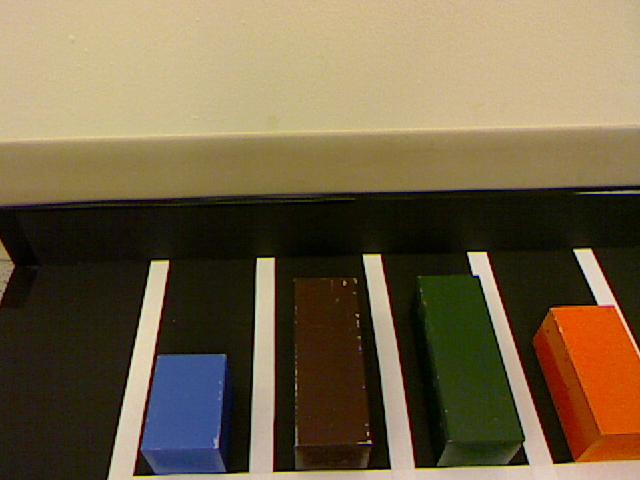
#> input picture PyCVSandbox/pyBlockDetection/pic1.jpg, 640 x 480 px, given in place of vid-01.mpeg, which was not available
$ python cmykForVideo.py ../../PyCVSandbox/pyBlockDetection/pic1.jpg   (Python 2 division)   (older library calls are emulated)
#> lines starting #> are read from the running program, lines starting #| are printed output that depends on the picture; after the words box and inside, x2 and y2 are one past the last pixel; in counts of white or black regions, pixels touching at a corner belong together; pictures that were not available may be replaced by others from this repository, and a replacement may not be noted
#> further down, frame is the input picture: shape (480, 640, 3); mean B, G, R 70.9, 98.8, 114.6
#> (key Esc is pressed here)
### qwe/vision/util.py
"""
Utility classes and functions.
"""

import os
import numpy as np

try:
  import cv2
  from cv2 import cv
except ImportError:
  print "You need OpenCV to use vision modules, sorry."
  sys.exit(1)

image_file_exts = ("png", "jpg", "jpeg", "tiff", "bmp", "gif")  # file extensions that indicate image files

class Enum(tuple):
  """Simple enumeration type based on tuple with indices as integer values."""

  __getattr__ = tuple.index

  fromString = tuple.index

  def toString(self, value):
    return self[value]


class KeyCode:
    """Utility class to manage special keys and other keyboard input."""

    NUM_LOCK  = 0x100000  # status
    SHIFT     = 0x010000  # combo
    CAPS_LOCK = 0x020000  # status
    CTRL      = 0x040000  # combo
    ALT       = 0x080000  # combo
    SPECIAL   = 0x00ff00  # key down: CTRL, SHIFT, ALT, SUPER, NUM_LOCK, CAPS_LOCK, Fn etc.

    # [33 lines left out: functions describeKey, log_str, not called in this run]


def log(obj, func, msg):
    """Log a message composed using log_str() to stdout."""
    print log_str(obj, func, msg)


def getFileExtension(filename):
    """Return the extension part of a filename, sans period, in lowercase."""
    return os.path.splitext(filename)[1][1:].strip().lower()


def isImageFile(filename):
    """Decides whether given filename represents an image file type (solely based on extension."""
    return getFileExtension(filename) in image_file_exts


def cvtColorBGR2CMYK_(imageBGR):
  """
  Convert a BGR image to CMYK and return separate color channels as 4-tuple.
  Usage: C, M, Y, K = cvtColorBGR2CMYK_(imageBGR)
  """
  imageBGRScaled = imageBGR / 255.0  # scale to [0,1] range
  B, G, R = cv2.split(imageBGRScaled)  # split channels
  I = np.ones((imageBGRScaled.shape[0], imageBGRScaled.shape[1]))  # identity matrix
  K = I - imageBGRScaled.max(axis=2) - 0.001  # -0.001 is to prevent divide by zero in later steps
  C = (I - R - K) / (I - K)
  M = (I - G - K) / (I - K)
  Y = (I - B - K) / (I - K)
  return C, M, Y, K  # return 4 separate arrays


# [15 lines left out: functions cvtColorBGR2CMYK, rotateImage, not called in this run]

### qwe/vision/cmykForVideo.py
import numpy as np

try:
  import cv2
  from cv2 import cv
except ImportError:
  print "You need OpenCV to use vision modules, sorry."
  sys.exit(1)

import util as util
import random
import sys

#Make the back ground uniformly black
def getUniformBackGround(img, K):
	K1 = np.uint8(K*255)
	invK = 255 - K1
	_,bw = cv2.threshold(invK, 50, 255, cv2.THRESH_BINARY) # 77 = 0.3 default , 50 - low light, other values = 40
	bw3 = cv2.merge([bw, bw, bw])
	imgNoBgnd = cv2.bitwise_and(img, bw3) #final in matlab

	#debug
	#cv2.imshow("ininvKK",invK)
	#cv2.imshow("bw",bw)
	#cv2.imshow("imgNoBgnd",imgNoBgnd)

	return imgNoBgnd


#Extract Only White Lines
def getWhiteLines(C, M, Y, K):
	sumImg = np.uint8((C + M + Y + K)*255/4)
	white = cv2.erode(sumImg, cv2.getStructuringElement(cv2.MORPH_ELLIPSE, (15,15))) # (10, 10) works
	_,whiteLines = cv2.threshold(white, 45, 255, cv2.THRESH_BINARY) #thresh = 35  works, other values: 25,

	#debug
	#cv2.imshow("sumImg1",sumImg)
	#cv2.imshow("white",white)
	#cv2.imshow("white lines",whiteLines)

	return whiteLines


def getRects(img, ctrs):
	i = 1
	rectList = []

	for ct in ctrs[0]:
		x, y, w, h = cv2.boundingRect(ct)

		#process only vertical rectagles (ie, w<h) with w and h > 1
		if w < h and w > 30 and h > 70:
			#print i, ". ", len(ct), " -- ", cv2.boundingRect(ct), (x+w/2), cv2.minAreaRect(ct)
			rectList.append([cv2.boundingRect(ct), cv2.minAreaRect(ct)])
			clr=(random.randrange(0,255),random.randrange(0,255),random.randrange(0,255))
			#cv2.drawContours(image=img, contours=ct, contourIdx=-1, color=clr , thickness=-1)
			cv2.rectangle(img, (x,y), (x+w,y+h), clr, 5)
			#cv2.fillConvexPoly(img, ct, clr)
			cv2.rectangle(img, (x+w/2-3,y), (x+w/2+3,y+h), (255,255,255), -1)
			cv2.rectangle(img, (x,y+h/2-3), (x+w,y+h/2+3), (255,255,255), -1)

			if (x < 320) and ((x+w) > 320):
				length = ""
				if h > 173:
					length = "large"
				elif h > 140:
					length = "medium"
				elif h > 100:
					length = "small"
				print i, " : ", cv2.boundingRect(ct), " -- ", length, "---", x, x+w, y, h

			rotRect = cv2.minAreaRect(ct)
			box = cv2.cv.BoxPoints(rotRect)
			box = np.int0(box)
			#print box
			cv2.drawContours(img, [box], 0, (0,0,255),2)
			#cv2.imshow("asdsdasdadasdasd",img)
			#key = cv2.waitKey(1000)
			i = i + 1
	cv2.rectangle(img, (318,0), (322,640), (255,255,255), -1)
	cv2.imshow("Output",img)
	#print "done"

	## sort rectList by the first tuple - so that they are from left to right in image.
	rectList.sort(key=lambda tup: tup[0])

	return rectList


def process(img, blocks):
	cv2.imshow("img", img)
	cv2.imshow("blocks", blocks)
	C, M, Y, K = util.cvtColorBGR2CMYK_(blocks) #convert to CMYK
	#imgNoBgnd = getUniformBackGround(img, K) #get uniform background
	#cv2.imshow("imgnobgnd", imgNoBgnd)
	invWhiteLines = getWhiteLines(C, M, Y, K) #get only white lines
	#cv2.imshow("White Lines", invWhiteLines)

	#remove white lines from image
	invWhite3 = cv2.merge([invWhiteLines, invWhiteLines, invWhiteLines])
	#imgBlocks = cv2.bitwise_and(imgNoBgnd, invWhite3)
	imgBlocks = cv2.bitwise_and(img, invWhite3)
	#imgBlocks = blocks
	#find the blocks in imgBlocks
	imgray = cv2.cvtColor(imgBlocks,cv.CV_RGB2GRAY);
	cv2.imshow("grayscale for blocks", imgray)
	_,imbw = cv2.threshold(imgray, 0, 255, cv2.THRESH_BINARY)
	cv2.imshow("bw for blocks", imbw)
	#cv2.imshow("img Blocks", imgBlocks)
	ctrs = cv2.findContours(imbw, cv2.RETR_LIST , cv2.CHAIN_APPROX_SIMPLE);
	#imgCopy = img
	rectList = getRects(img, ctrs) #img


	#print "B:\tG:\tR:"
	for i in range(len(rectList)):
		#print rectList[i]

		#(x,y),(w,h),t = rectList[i][1]
		#print x,y,w,h,t
		#x,y,w,h = rectList[i][0]

		rec = np.asarray(cv.GetSubRect(cv.fromarray(imgBlocks),rectList[i][0]))
		cv2.imshow(str(i), rec)
		# [10 lines of commented-out code are left out]


def showHist(img,i):
	h = np.zeros((300,256,3))
	b,g,r = img[:,:,0],img[:,:,1],img[:,:,2]
	bins = np.arange(257)
	bin = bins[0:-1]
	color = [ (255,0,0),(0,255,0),(0,0,255) ]
	#print cv2.mean(b),"\t", cv2.mean(g),"\t", cv2.mean(r)
	for item,col in zip([b,g,r],color):
		N,bins = np.histogram(item,bins)
		v=N.max()
		N = np.int32(np.around((N*255)/v))
		N=N.reshape(256,1)
		pts = np.column_stack((bin,N))
		cv2.polylines(h,[pts],False,col,2)

	h=np.flipud(h)

	cv2.imshow("img--"+str(i),h)

	hsv = cv2.cvtColor(img,cv.CV_BGR2HSV)
	h,s,v=cv2.split(hsv)
	print cv2.mean(h),"\t", cv2.mean(s),"\t", cv2.mean(v)


def hsv(img):
	hsv = cv2.cvtColor(img,cv.CV_BGR2HSV)
#> hsv: shape (480, 640, 3); mean H, S, V 26.6, 136.8, 117.7
	h,s,v=cv2.split(hsv)
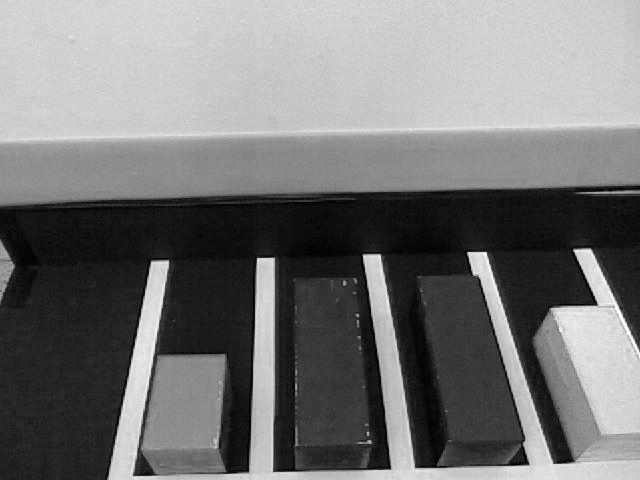
#> v: shape (480, 640); min 0, max 255, mean 117.7
	# [4 lines of commented-out code are left out]

	_,imbws = cv2.threshold(s, 60, 255, cv2.THRESH_BINARY_INV)
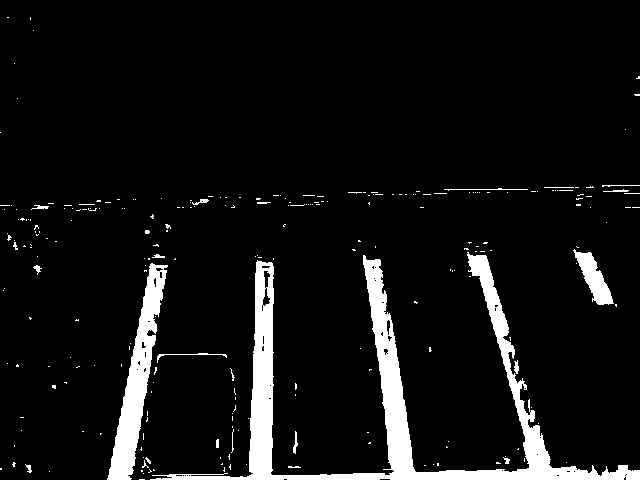
#> imbws: shape (480, 640); 7.2% white; 247 white regions (225 under 20 px), largest, box (x1, y1, x2, y2) and area: (150, 252, 640, 480) 15106, (107, 263, 168, 480) 4276, (573, 249, 614, 305) 952
	_,imbwv = cv2.threshold(v, 100, 255, cv2.THRESH_BINARY)
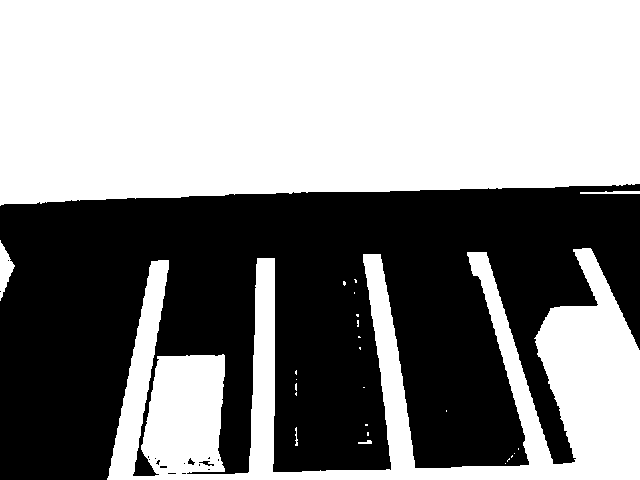
#> imbwv: shape (480, 640); 55.6% white; 17 black regions (14 under 20 px), largest, box (x1, y1, x2, y2) and area: (0, 184, 640, 480) 136250, (199, 461, 214, 466) 34, (188, 458, 195, 465) 26
	imbw = imbws & imbwv
#> imbw: shape (480, 640); 6.6% white; 57 white regions (51 under 20 px), largest, box (x1, y1, x2, y2) and area: (150, 252, 640, 480) 14854, (107, 263, 168, 480) 4259, (573, 249, 614, 305) 904, (514, 360, 519, 374) 47, (216, 439, 219, 448) 26, (295, 432, 298, 446) 22
	#cv2.imshow("imbws",imbws)
	#cv2.imshow("imbwv",imbwv)
	#cv2.imshow("imbw",imbw)
	s1 = cv2.bitwise_and(s, imbw)
	h1 = cv2.bitwise_and(h, imbw)
	v1 = cv2.bitwise_and(v, imbw)

	_, imBlackv = cv2.threshold(v, 200, 255, cv2.THRESH_BINARY_INV) #75
#> imBlackv: shape (480, 640); 68.6% white; 172 black regions (163 under 20 px), largest, box (x1, y1, x2, y2) and area: (0, 0, 640, 142) 74089, (555, 250, 640, 434) 8233, (361, 252, 640, 480) 5734
	#cv2.imshow("imBlackV", imBlackv)
	imBlack = 255-(imbws & imBlackv)
#> imBlack: shape (480, 640); 96.8% white; 342 black regions (305 under 20 px), largest, box (x1, y1, x2, y2) and area: (363, 257, 410, 470) 3043, (249, 340, 273, 474) 2012, (483, 289, 537, 467) 1377
	#cv2.imshow("imBlack -- ", imBlack)

	imBlack3 = cv2.merge([imBlack, imBlack, imBlack])
#> imBlack3: shape (480, 640, 3); mean H, S, V 246.8, 246.8, 246.8


	# [7 lines of commented-out code are left out]
	final = cv2.merge((h1,s1,v1))
#> final: shape (480, 640, 3); mean H, S, V 1.4, 2.9, 13.3
	#cv2.imshow("final",final)

	bgr = cv2.cvtColor(final, cv.CV_HSV2BGR)
	#cv2.imshow("ori", bgr)

	inv = cv2.bitwise_and(cv2.bitwise_not(bgr),img)
	inv = cv2.bitwise_and(inv,imBlack3)
	#cv2.imshow("oriinv", inv)

	return inv,bgr


#print sys.argv[1]
#filename = "2.png" #sys.argv[1]
#img = cv2.imread(filename)

capture = cv2.VideoCapture("vid-01.mpeg")
#print type(capture)

count = 1

while 1:
    print "--------------------Frame", str(count),"-----------------------"
    count = count + 1

    retval, frame = capture.read()

    if frame is None:
        break
    cv2.imshow('Camera', frame)
    #k=cv.WaitKey(1);
    k=cv.WaitKey();
    inv, blocks = hsv(frame)
    process(inv, blocks)
#> in getWhiteLines, `_,whiteLines = cv2.threshold(white, 45, 255, cv2.THRESH_BINARY)`: whiteLines: shape (480, 640); 86.3% white; 16 black regions, largest, box (x1, y1, x2, y2) and area: (100, 245, 640, 480) 36667, (566, 242, 624, 314) 2228, (607, 184, 635, 199) 364
#> in process, `imgray = cv2.cvtColor(imgBlocks,cv.CV_RGB2GRAY);`:
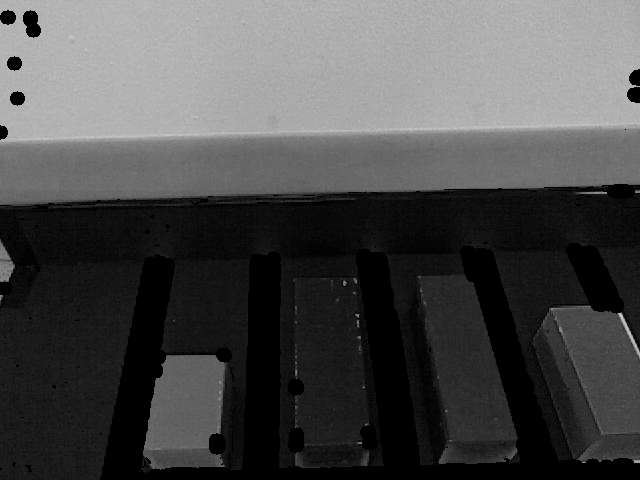
#> imgray: shape (480, 640); min 0, max 208, mean 75.5
#> in process, `_,imbw = cv2.threshold(imgray, 0, 255, cv2.THRESH_BINARY)`:
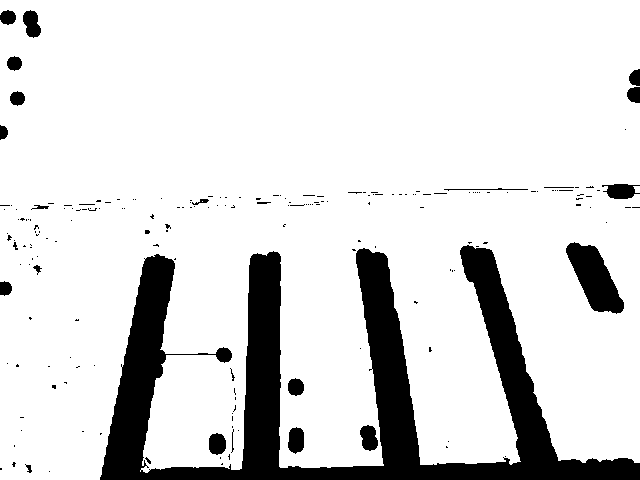
#> imbw: shape (480, 640); 85.9% white; 192 black regions (167 under 20 px)
#> in process, `ctrs = cv2.findContours(imbw, cv2.RETR_LIST , cv2.CHAIN_APPROX_SIMPLE);`: ctrs = 210 contours, 179 with area under 20; largest, box (x1, y1, x2, y2) and area: (0, 0, 640, 480) 266840, (565, 241, 625, 315) 2320, (22, 9, 42, 39) 386, (359, 424, 379, 452) 383, (287, 426, 305, 455) 380
#> the loop in getRects, `for ct in ctrs[0]:` made 210 passes
#> (x, y, w, h, clr, rotRect, box, i) on pass 73: (565, 241, 60, 74, (216, 98, 194), ((594.2, 277.9), (32.98, 85.6), -25.46), [[597, 323], [560, 246], [590, 232], [627, 309]], 2)
#> (x, y, w, h) on passes 3, 4, 6, 7, 9, 10: (146, 465, 4, 4), (25, 464, 8, 10), (220, 462, 4, 4), (11, 461, 6, 7), (219, 456, 3, 4), (144, 456, 8, 9)
#> after the loop in getRects, `for ct in ctrs[0]:`:
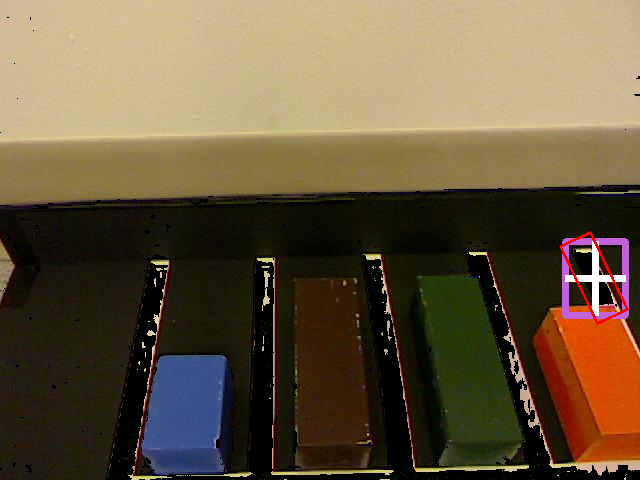
#> img: shape (480, 640, 3); mean B, G, R 61.4, 87.1, 102.6
#> after the loop in getRects, `for ct in ctrs[0]:`: i = 2; rectList = 1 item
#> in getRects, `cv2.rectangle(img, (318,0), (322,640), (255,255,255), -1)`:
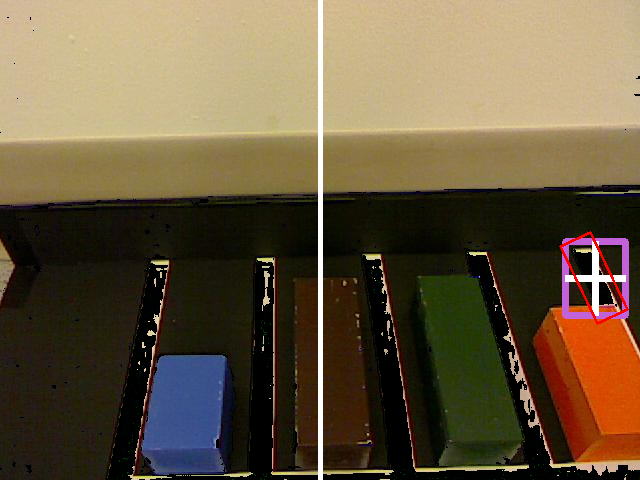
#> img: shape (480, 640, 3); 0.78% of pixels changed, all inside (x1, y1, x2, y2) = (318, 0, 323, 480)
#> the loop in process, `for i in range(len(rectList)):` made 1 pass
#> (the run stopped early here; a loop or call above may not have finished)

$ run again, on PyCVSandbox/pyBlockDetection/pic10.jpg
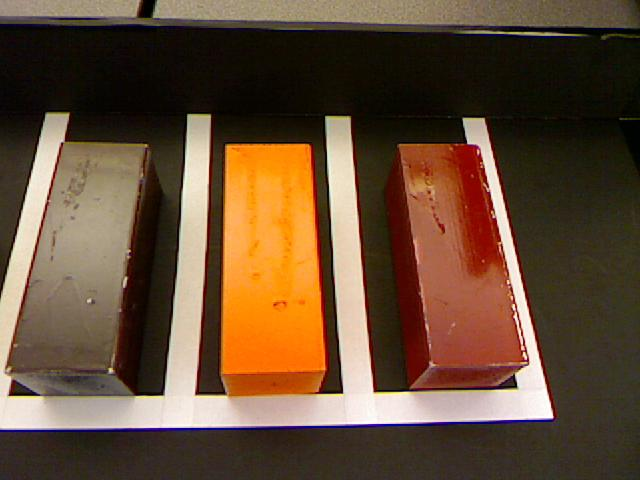
#> input picture PyCVSandbox/pyBlockDetection/pic10.jpg, 640 x 480 px, given in place of vid-01.mpeg, which was not available
#> frame is the input picture: shape (480, 640, 3); mean B, G, R 54.2, 76, 100.9
#> hsv: shape (480, 640, 3); mean H, S, V 22.5, 139.9, 101.7
#> in hsv, `_,imbws = cv2.threshold(s, 60, 255, cv2.THRESH_BINARY_INV)`:
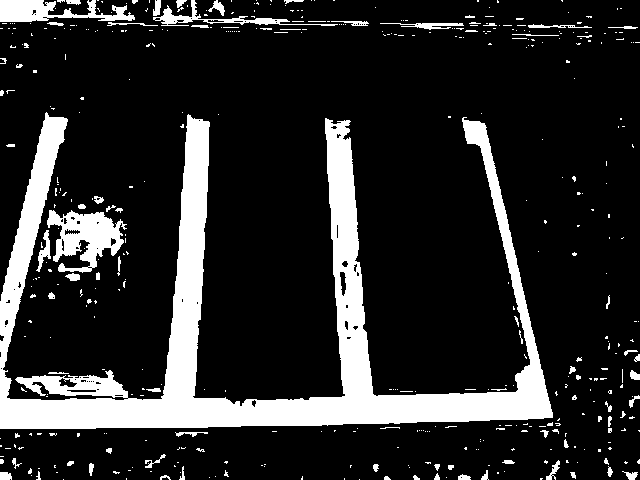
#> imbws: shape (480, 640); 16.5% white; 453 white regions (376 under 20 px), largest, box (x1, y1, x2, y2) and area: (0, 112, 553, 429) 40220, (47, 210, 127, 273) 2660, (0, 0, 135, 22) 1651
#> imbwv: shape (480, 640); 40.1% white; 89 white regions (82 under 20 px), largest, box (x1, y1, x2, y2) and area: (0, 113, 554, 432) 110313, (153, 0, 586, 26) 9512, (0, 0, 153, 24) 2575
#> imBlackv: shape (480, 640); 81.3% white; 69 black regions (62 under 20 px), largest, box (x1, y1, x2, y2) and area: (0, 119, 553, 430) 35585, (223, 144, 326, 374) 21415, (512, 304, 525, 350) 124
#> imBlack: shape (480, 640); 94.5% white; 529 black regions (436 under 20 px), largest, box (x1, y1, x2, y2) and area: (15, 370, 135, 425) 3363, (47, 210, 127, 273) 2660, (0, 0, 135, 22) 1651
#> imBlack3: shape (480, 640, 3); mean H, S, V 240.9, 240.9, 240.9
#> final: shape (480, 640, 3); mean H, S, V 3.5, 5.6, 31.7
#> whiteLines: shape (480, 640); 73.2% white; 12 black regions, largest, box (x1, y1, x2, y2) and area: (0, 107, 560, 436) 70923, (146, 0, 326, 29) 4413, (0, 0, 145, 25) 3317
#> ctrs = 312 contours, 254 with area under 20; largest, box (x1, y1, x2, y2) and area: (0, 0, 640, 480) 220884, (511, 23, 593, 44) 986, (455, 17, 503, 40) 641, (79, 291, 99, 311) 287, (122, 178, 141, 196) 234
#> the loop in getRects, `for ct in ctrs[0]:` made 312 passes
#> (x, y, w, h) on passes 1, 2, 5: (10, 479, 1, 1), (461, 477, 1, 1), (162, 477, 7, 3)
#> after the loop in getRects, `for ct in ctrs[0]:`: i = 1; rectList = []
#> in getRects, `cv2.rectangle(img, (318,0), (322,640), (255,255,255), -1)`:
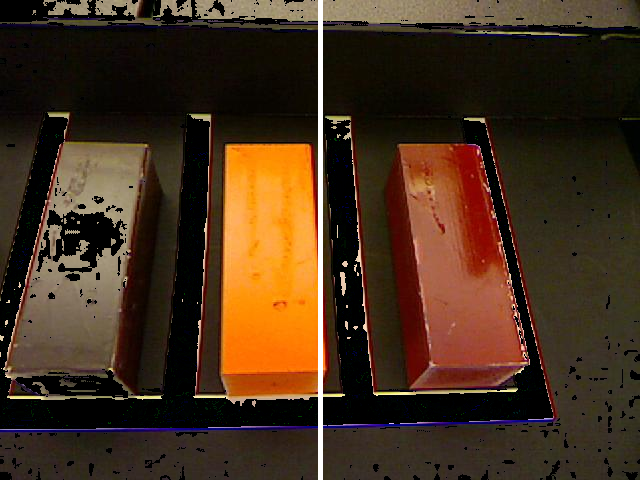
#> img: shape (480, 640, 3); mean B, G, R 28.2, 47.4, 69.5
